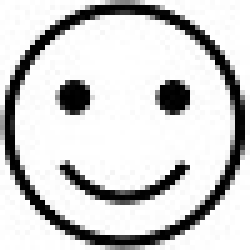
#> input picture src/emoji_template.jpg, 50 x 50 px (shown 5 times larger)
$ python main.py emoji_template.jpg emoji_test.jpg
#> lines starting #> are read from the running program, lines starting #| are printed output that depends on the picture
import sys
import cv2 as cv
import numpy as np
from matplotlib import pyplot as plt

# Load image and template
if len(sys.argv) != 3:
	print("usage: <command> <path/to/image> <path/to/template>")
	exit()
img_rgb = cv.imread(sys.argv[1])
#> img_rgb is the input picture: shape (50, 50, 3); min 0, max 255, mean 206.4
assert img_rgb is not None, "file could not be read, check with os.path.exists()"
img_gray = cv.cvtColor(img_rgb, cv.COLOR_BGR2GRAY)
template = cv.imread(sys.argv[2], cv.IMREAD_GRAYSCALE)
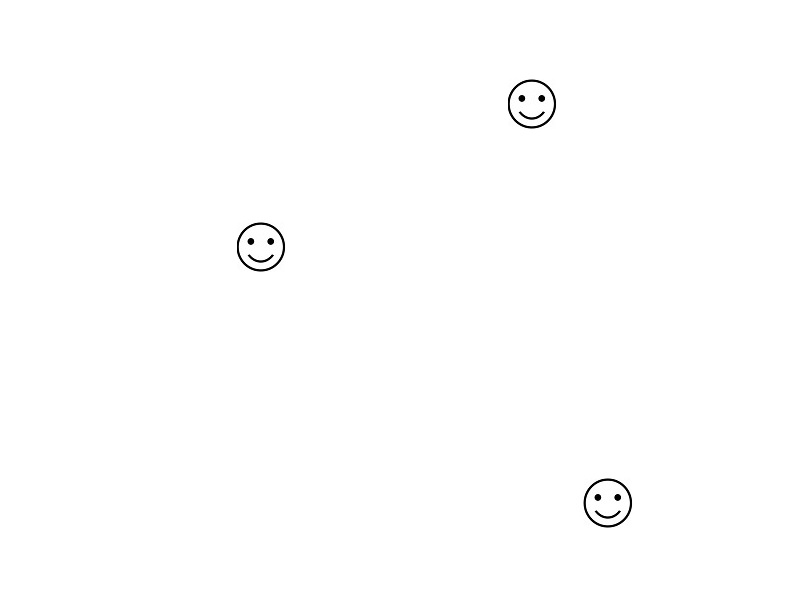
#> input picture src/emoji_test.jpg, 800 x 600 px
#> template is the input picture: shape (600, 800); min 0, max 255, mean 254.2
assert template is not None, "file could not be read, check with os.path.exists()"

# Get template dimensions
w, h = template.shape[::-1]
#> w = 800; h = 600

# Returns a map of comparison results
res = cv.matchTemplate(img_gray,template,cv.TM_CCOEFF_NORMED)
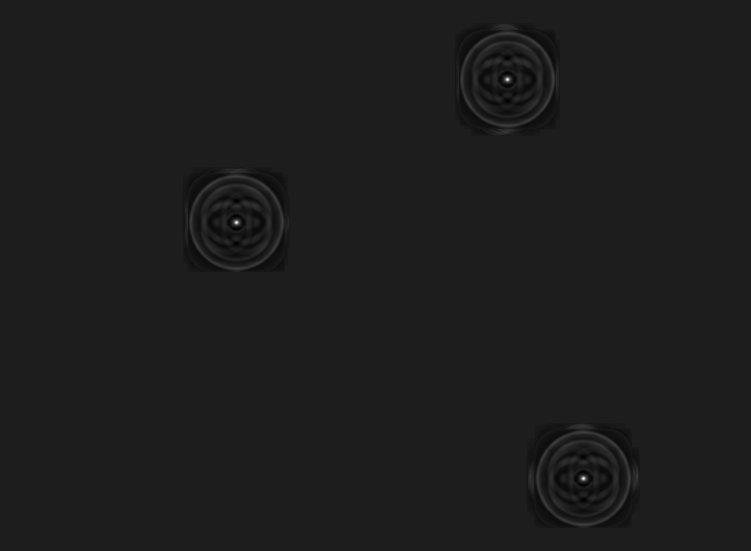
#> res: shape (551, 751) float32; min -0.129, max 1, mean -0.000275; drawn with min black and max white

# Only consider such matches that are above the threshold
threshold = 0.85

# loc = np.where( res >= threshold )
loc = np.asarray(res >= threshold).nonzero() # preferable to using np.where without x,y according to docs
#> loc = ([79, 222, 478], [507, 236, 583])

# Iterate through matches
for pt in zip(*loc[::-1]):
	cv.rectangle(img_rgb, pt, (pt[0] + w, pt[1] + h), (0,255,0), 2)
	print(f'Emoji found at: {pt}')
#> this loop made 3 passes
#> pt on passes 1 to 3: (507, 79), (236, 222), (583, 478)
#| Emoji found at: (507, 79)
#| Emoji found at: (236, 222)
#| Emoji found at: (583, 478)
